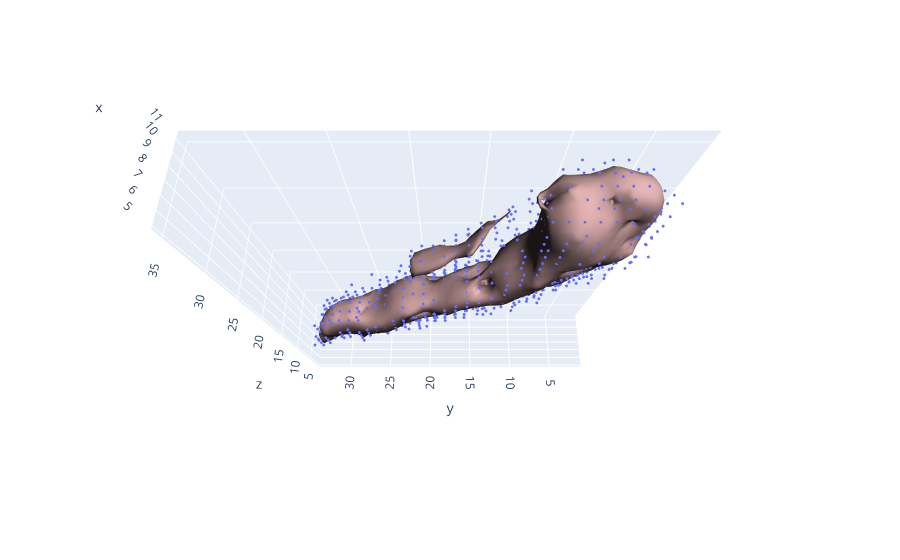

The notebook cell this image was saved under:
### Code cell
fig = cld.draw(list(SPAM_vols_kmeans[0][0].values())[0], th_min=0.2)
cld.draw(list(SPAM_meshes_kmeans[0][0].values())[0], fig=fig)

### Figure 1 — Plotly figure (JSON) as saved in the notebook; plotly's stock layout.template omitted (floating-point values rounded to 4 significant figures; data arrays with more than 128 entries replaced by an {"elided": "..."} marker saying what was removed)
{"data": [{"marker": {"opacity": 1, "size": 1}, "mode": "markers", "type": "scatter3d", "x": {"elided": "1585 int values"}, "y": {"elided": "1585 int values"}, "z": {"elided": "1585 int values"}}, {"color": "rgb(255,200,200)", "i": {"elided": "3932 int values"}, "j": {"elided": "3932 int values"}, "k": {"elided": "3932 int values"}, "lighting": {"ambient": 0.1}, "lightposition": {"x": 0, "y": 0, "z": 0}, "opacity": 1, "type": "mesh3d", "x": {"elided": "1950 float values"}, "y": {"elided": "1950 float values"}, "z": {"elided": "1950 float values"}}], "layout": {"legend": {"itemsizing": "constant"}, "scene": {"aspectmode": "data", "camera": {"eye": {"x": -0.8, "y": 0, "z": 2}}}, "title": {"text": ""}}}
